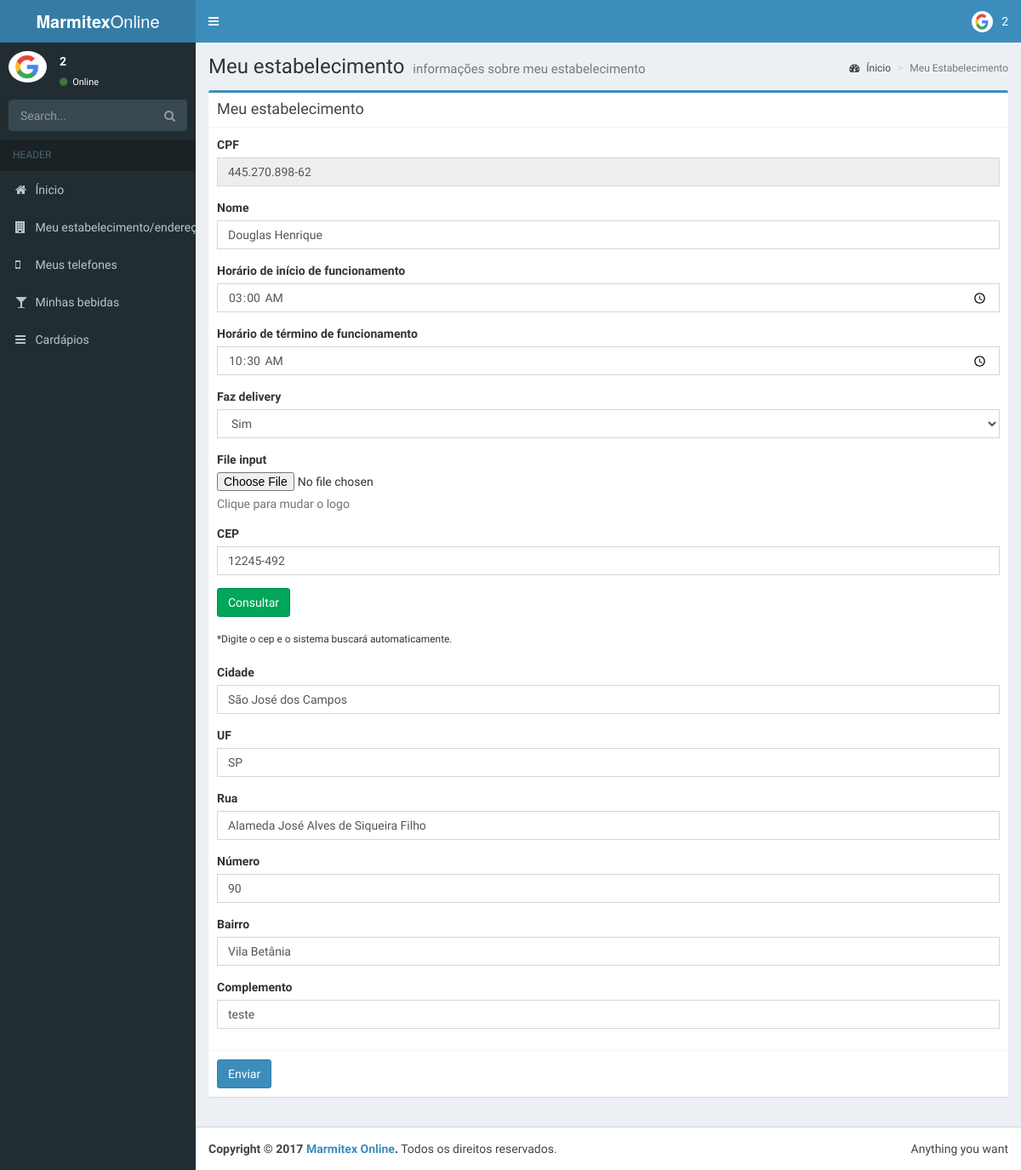
Page /sys/company.php (signed in) on the committed database.
### tables this page shows
CREATE TABLE `user_f` (
  `id` int(11) NOT NULL,
  `id_user` int(11) NOT NULL,
  `user_cpf` varchar(100) NOT NULL,
  `user_name` varchar(100) NOT NULL,
  `logo_address` varchar(100) NOT NULL,
  `start_hour` varchar(45) NOT NULL,
  `finish_hour` varchar(45) NOT NULL,
  `make_delivery` tinyint(1) NOT NULL,
  `cep` varchar(45) NOT NULL,
  `city` varchar(100) NOT NULL,
  `uf` varchar(10) NOT NULL,
  `street` varchar(100) NOT NULL,
  `number` int(11) NOT NULL,
  `nboor` varchar(100) NOT NULL,
  `complement` varchar(100) NOT NULL
);

### sys/company.php (the view, shortened to what this page needs)
<!DOCTYPE html>
<html>
<head>
  <link rel="stylesheet" href="../components_sys/bootstrap/css/bootstrap.min.css">
  <link rel="stylesheet" href="https://cdnjs.cloudflare.com/ajax/libs/font-awesome/4.5.0/css/font-awesome.min.css">
  <link rel="stylesheet" href="https://cdnjs.cloudflare.com/ajax/libs/ionicons/2.0.1/css/ionicons.min.css">
  <link rel="stylesheet" href="../components_sys/dist/css/AdminLTE.min.css">
  <link rel="stylesheet" href="../components_sys/dist/css/skins/skin-blue.min.css">
</head>
<body class="hold-transition skin-blue sidebar-mini">
  <?php require("layout/layout.php"); ?>
<div class="wrapper">
  <?php
  topmenu();
  aside();
  ?>
  <div class="content-wrapper">
    <section class="content-header">
      <h1>
        Meu estabelecimento
        <small>informações sobre meu estabelecimento</small>
      </h1>
      <ol class="breadcrumb">
        <li><a href="../sys/"><i class="fa fa-dashboard"></i> Ínicio</a></li>
        <li class="active">Meu Estabelecimento</li>
      </ol>
    </section>
    <section class="content">
      <div class="box box-primary">
            <div class="box-header with-border">
              <h3 class="box-title">Meu estabelecimento</h3>
            </div>
            <?php
            require("../connection/bd_connection.php");
              if($_SESSION['user_type'] == "2"){
                $SQL = "SELECT * FROM user_f WHERE id_user='".$_SESSION['id_user']."'";
                $result = mysqli_query($con, $SQL) or die(mysqli_error($con));
                if($result){
                  $row = mysqli_fetch_assoc($result);
                  ?>
                  <form role="form" enctype="multipart/form-data" method="post" id="form_profile_f" action="profile_edit.php">
                    <div class="box-body">
                      <div class="form-group">
                        <label for="exampleInputEmail1">CPF</label>
                        <input type="email" class="form-control" id="cpf" name="cpf" readonly="true" value="<?php echo $row['user_cpf']?>"placeholder="CPF">
                      </div>
                      <div class="form-group">
                        <label for="exampleInputEmail1">Nome</label>
                        <input type="text" class="form-control" id="name" name="name" value="<?php echo $row['user_name']?>" placeholder="Seu nome">
                      </div>
                      <div class="form-group">
                        <label for="exampleInputEmail1">Horário de início de funcionamento</label>
                        <input type="time" class="form-control" id="start_hour" name="start_hour" value="<?php echo $row['start_hour']?>" placeholder="Enter email">
                      </div>
                      <div class="form-group">
                        <label for="exampleInputEmail1">Horário de término de funcionamento</label>
                        <input type="time" class="form-control" id="finish_hour" name="finish_hour" value="<?php echo $row['finish_hour']?>" placeholder="Enter email">
                      </div>
                      <div class="form-group">
                        <label for="exampleInputPassword1">Faz delivery</label>
                        <select id='select_delivery' name="select_delivery" class="form-control">
                          <?php
                          if( $row['make_delivery'] == 0){
                            ?>
                            <option value="0"> SELECIONE </option>
                            <option value="1"> Sim </option>
                            <option value="2" selected="true"> Não </option>
                            <?php
                          }else{
                            ?>
                            <option value="1" selected="true"> Sim </option>
                            <?php
                          }
                           ?>
                        </select>
                      </div>
                      <div class="form-group">
                        <label for="exampleInputFile">File input</label>
                        <input type="file" id="image" name="image">
                        <p class="help-block">Clique para mudar o logo</p>
                      </div>
                      <?php
                      if($row['cep'] == "" || $row['cep'] == null){
                        ?>
                        <label>CEP</label>
                          <div class="form-group">
                            <div class="form-group has-feedback">
                               <input type="text" class="form-control" placeholder="Digite o seu CEP" id='cep' name='cep'>
                             </div>
                          </div>
                          <div class="form-group">
                            <button type="submit" class="btn btn-success" id='btn_search'>Consultar</button>
                          </div>
                        <small> *Digite o cep e o sistema buscará automaticamente. </small><br><br>
                        <div class="col-md-12" id="div_addresses">
                        <label> Cidade </label>
                        <div class="form-group has-feedback">
                          <input type="text" class="form-control" id="city" name="city" placeholder="Cidade" >
                        </div>
                        <label> UF </label>
                        <div class="form-group has-feedback">
                          <input type="text" class="form-control" id="uf" name="uf" placeholder="UF" >
                        </div>
                        <label> Rua </label>
                        <div class="form-group has-feedback">
                          <input type="text" class="form-control" id="street" name="street" placeholder="Rua" >
                        </div>
                        <label> Número </label>
                        <div class="form-group has-feedback">
                          <input type="text" class="form-control" id="number" name="number" placeholder="Número" >
                        </div>
                        <label> Bairro </label>
                        <div class="form-group has-feedback">
                          <input type="text" class="form-control" id="nboor" name="nboor" placeholder="Bairro" >
                        </div>
                        <label> Complemento </label>
                        <div class="form-group has-feedback">
                          <input type="text" class="form-control" id="complement" name="complement" placeholder="Complemento" >
                        </div>
                        </div>
                        <?php
                      }else{
                        ?>
                        <label>CEP</label>
                          <div class="form-group">
                            <div class="form-group has-feedback">
                               <input type="text" class="form-control" placeholder="Digite o seu CEP" id='cep' value="<?php echo $row['cep']?>" name='cep'>
                             </div>
                          </div>
                          <div class="form-group">
                            <button type="submit" class="btn btn-success" id='btn_search'>Consultar</button>
                          </div>
                        <small> *Digite o cep e o sistema buscará automaticamente. </small><br><br>
                        <label> Cidade </label>
                        <div class="form-group has-feedback">
                          <input type="text" class="form-control" id="city" name="city" value="<?php echo $row['city']?>" placeholder="Cidade" >
                        </div>
                        <label> UF </label>
                        <div class="form-group has-feedback">
                          <input type="text" class="form-control" id="uf" name="uf" value="<?php echo $row['uf']?>" placeholder="UF" >
                        </div>
                        <label> Rua </label>
                        <div class="form-group has-feedback">
                          <input type="text" class="form-control" id="street" name="street" value="<?php echo $row['street']?>" placeholder="Rua" >
                        </div>
                        <label> Número </label>
                        <div class="form-group has-feedback">
                          <input type="text" class="form-control" id="number" name="number" value="<?php echo $row['number']?>" placeholder="Número" >
                        </div>
                        <label> Bairro </label>
                        <div class="form-group has-feedback">
                          <input type="text" class="form-control" id="nboor" name="nboor" value="<?php echo $row['nboor']?>" placeholder="Bairro" >
                        </div>
                        <label> Complemento </label>
                        <div class="form-group has-feedback">
                          <input type="text" class="form-control" id="complement" name="complement" value="<?php echo $row['complement']?>" placeholder="Complemento" >
                        </div>
                        <?php
                      }
                       ?>
                    </div>
                    <div class="box-footer">
                      <button type="submit" class="btn btn-primary">Enviar</button>
                    </div>
                  </form>
                  <?php
                }else{
                  echo "<h3> Usuário não encontrado. </h3>";
                }
              }
            ?>
          </div>
    </section>
  </div>
  <?php
  rodape();
   ?>
</div>
</body>
</html>

### sys/layout/layout.php (shortened to what this page needs)
<?php
function getImage(){
  require("../connection/bd_connection.php");
  if($_SESSION['user_type'] == 2){
    $profile_icon_null = "images/profile_icon_null.png";
    $SQL = "SELECT logo_address FROM user_f WHERE id_user = '".$_SESSION['id_user']."'";
    $result = mysqli_query($con, $SQL) or die(mysqli_error($con));
    $row = mysqli_fetch_assoc($result);
    if($row['logo_address'] != ""){
      return $row['logo_address'];
    }else{
      return $profile_icon_null;
    }
  }
}
function topmenu(){
  ?>
  <header class="main-header">
    <a href="../sys/" class="logo">
      <span class="logo-lg"><b>Marmitex</b>Online</span>
    </a>
    <nav class="navbar navbar-static-top" role="navigation">
      <a href="#" class="sidebar-toggle" data-toggle="offcanvas" role="button">
      </a>
      <div class="navbar-custom-menu">
        <ul class="nav navbar-nav">
          <li class="dropdown user user-menu">
            <a href="#" class="dropdown-toggle" data-toggle="dropdown">
              <img src="<?php echo getImage() ?>" class="user-image" alt="User Image">
              <span class="hidden-xs"><?php echo $_SESSION['name']; ?></span>
            </a>
          </li>
        </ul>
      </div>
    </nav>
  </header>
  <?php
}
  function aside(){
    ?>
    <aside class="main-sidebar">
      <section class="sidebar">
        <div class="user-panel">
          <div class="pull-left image">
            <img src="<?php echo getImage() ?>" class="img-circle" alt="User Image">
          </div>
          <div class="pull-left info">
            <p><?php echo $_SESSION['name']; ?></p>
            <a href="#"><i class="fa fa-circle text-success"></i> Online</a>
          </div>
        </div>
        <form action="#" method="get" class="sidebar-form">
          <div class="input-group">
            <input type="text" name="q" class="form-control" placeholder="Search...">
                <span class="input-group-btn">
                  <button type="submit" name="search" id="search-btn" class="btn btn-flat"><i class="fa fa-search"></i>
                  </button>
                </span>
          </div>
        </form>
        <ul class="sidebar-menu">
          <li class="header">HEADER</li>
          <li><a href="../sys/"><i class="fa fa-home"></i> <span>Ínicio</span></a></li>
          <li><a href="company.php"><i class="fa fa-building"></i> <span>Meu estabelecimento/endereço</span></a></li>
          <li><a href="phones.php"><i class="fa fa-mobile-phone"></i> <span>Meus telefones</span></a></li>
          <li><a href="drinks.php"><i class="fa fa-glass"></i> <span>Minhas bebidas</span></a></li>
          <li><a href="menus.php"><i class="fa fa-bars"></i> <span>Cardápios</span></a></li>
        </ul>
      </section>
    </aside>
    <?php
  }
  function rodape(){
  ?>
    <footer class="main-footer">
      <div class="pull-right hidden-xs">
        Anything you want
      </div>
      <strong>Copyright &copy; 2017 <a href="#">Marmitex Online</a>.</strong> Todos os direitos reservados.
    </footer>
    <?php
  }
 ?>

### rows in the picture
user_f: logo_address (picture), cpf "445.270.898-62", name "Douglas Henrique", start_hour "03:00", finish_hour "10:30", select_delivery "Sim", cep "12245-492", city "São José dos Campos", uf "SP", street "Alameda José Alves de Siqueira Filho", number "90", nboor "Vila Betânia", complement "teste"

### other values in the picture
$_SESSION['name'] "2"
